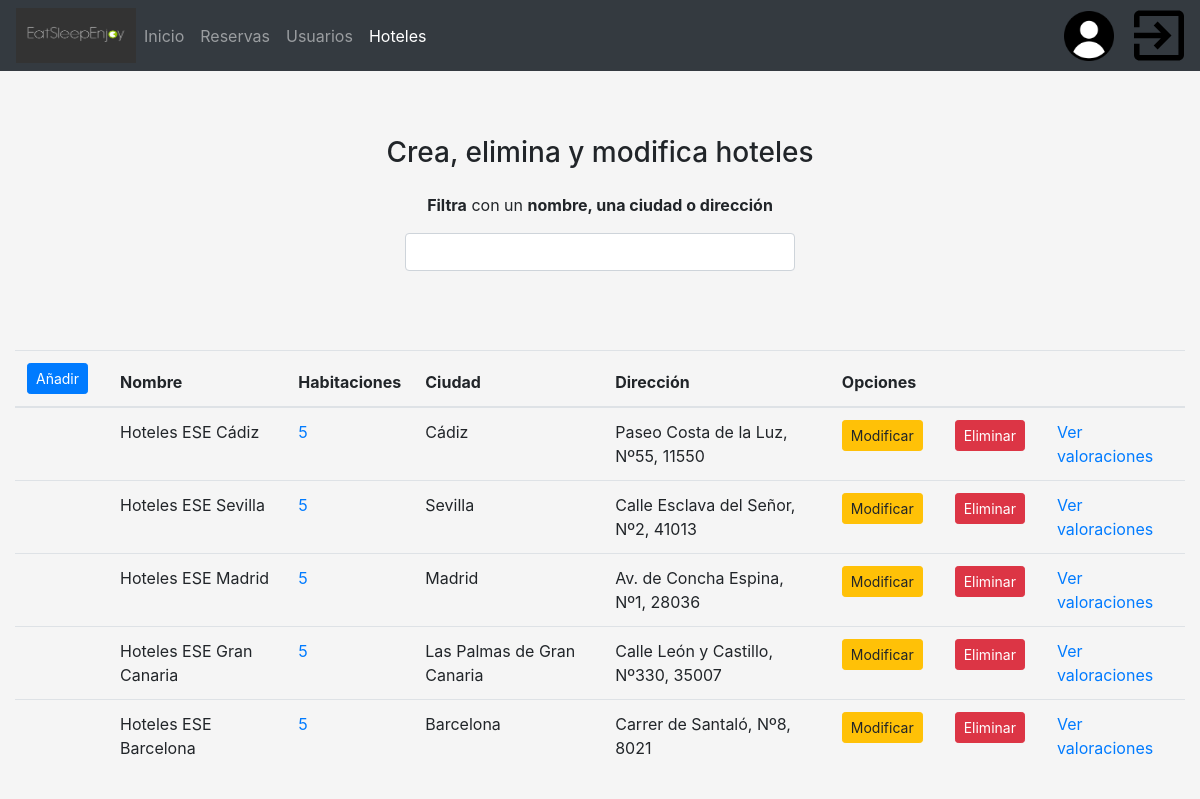
Screenshot of /Hito4/scripts/php/controller/verHoteles.php with the database file from the repository.
### tables this page shows
CREATE TABLE HOTELES (
    id                   INTEGER AUTO_INCREMENT NOT NULL PRIMARY KEY,
    nombre               VARCHAR(50) NOT NULL,
    descripcion          VARCHAR(1000),
    ciudad               VARCHAR(50) NOT NULL,
    calle                VARCHAR(50) NOT NULL,
    numero               INTEGER NOT NULL,
    cod_postal           INTEGER NOT NULL,
    estrellas            INTEGER NOT NULL,
    garaje               CHAR(1) NOT NULL,
    piscina              CHAR(1) NOT NULL,
    wifi                 CHAR(1) NOT NULL
);

### Hito4/scripts/php/controller/verHoteles.php (called while the page is built, shortened)
<?php
	require_once "../model/Hoteles.php";
	$data = Hoteles::devolverHoteles();
	include "../view/vistaHoteles.php";
?>

### Hito4/scripts/php/model/Hoteles.php (called while the page is built, shortened)
<?php
	class Hoteles {
		private $id;
		private $nombre;
		private $ciudad;
		private $calle;
		private $numero;
		private $cod_postal;
		function __construct($fila) {
			$this->id = $fila["id"];
			$this->nombre = $fila["nombre"];
			$this->ciudad = $fila["ciudad"];
			$this->calle = $fila["calle"];
			$this->numero = $fila["numero"];
			$this->cod_postal = $fila["cod_postal"];
		}
		public function getId() {
			return $this->id;
		}
		public function getNombre() {
			return $this->nombre;
		}
		public function getCiudad() {
			return $this->ciudad;
		}
		public function getDireccion() {
			return $this->calle.", Nº" . $this->numero.", " . $this->cod_postal;
		}
		public function getHabitaciones() {
			$conexion = Conexion::conexionBD();
			$sql = "SELECT COUNT(*) FROM habitaciones WHERE hoteles_id = '$this->id'";
			$resultado = $conexion->query($sql);
			$fila = $resultado->fetch();
			return $fila[0];
		}
		public static function devolverHoteles() {
			$conexion = Conexion::conexionBD();
			$sql = "SELECT * FROM hoteles";
			$resultado = $conexion->query($sql);
			$hoteles = [];
			while ($registros = $resultado->fetch()) {
				$hoteles[] = new Hoteles($registros);
			}
			return $hoteles;
		}
	}
?>

### Hito4/scripts/php/view/vistaHoteles.php (the view, shortened to what this page needs)
<!DOCTYPE html>
<html lang="es">
	<head>
		<link rel="stylesheet" type="text/css" href="../../../style/main.css">
		<link rel="stylesheet" type="text/css" href="../../../lib/bootstrap.min.css">
		<link rel="stylesheet" type="text/css" href="../../../lib/floating-labels.css">
	</head>
	<body>
		<main class="container-fluid">
			<header class="row">
				<nav class="navbar navbar-expand-sm navbar-dark bg-dark fixed-top col-md-12">
					<img src="../../../images/logo.jpg" width="120" height="55">
					<div class="collapse navbar-collapse" id="menu">
						<ul class="navbar-nav">
							<li class="nav-item">
								<a href="../view/vistaAdmin.php" class="nav-link">Inicio</a>
							</li>
							<li class="nav-item">
								<a href="./cargarReservas.php" class="nav-link" data-toggle="tooltip" data-html="true" title="Ver, modificar o borrar reservas realizadas y/o canceladas">Reservas</a>
							</li>
							<li class="nav-item">
								<a href="./verUsuarios.php" class="nav-link" data-toggle="tooltip" data-html="true" title="Ver, modificar o borrar usuarios">Usuarios</a>
							</li>
							<li class="nav-item active">
								<a href="./verHoteles.php" class="nav-link" data-toggle="tooltip" data-html="true" title="Ver, modificar o borrar hoteles">Hoteles</a>
							</li>
						</ul>
					</div>
					<a href="./setUsuario.php" data-toggle="tooltip" data-html="true" title="¡Hola <?php echo $_SESSION['usuario'];?>!">
						<img src="../../../images/usuario.png" width="50" height="50" id="usuario">
					</a>
					<a href="./cerrarSesion.php" data-toggle="tooltip" data-html="true" title="Cerrar sesión">
						<img src="../../../images/salir.svg" width="50" height="55">
					</a>
				</nav>
			</header>
			<header class="row justify-content-center mt-5 mb-4">
				<div class="col-md-12">
					<h3 class="text-center mt-5">Crea, elimina y modifica hoteles</h3>
					<form class="form-signin">
						<div class="form-group">
							<p class="text-center"><b>Filtra</b> con un <b>nombre, una ciudad o dirección</b></p>
							<input type="text" class="form-control filtro" autofocus>
						</div>
					</form>
				</div>
			</header>
			<section class="row justify-content-center mt-5">
				<div class="col-md-12">
					<div class="table-responsive">
						<table class="table">
							<thead>
								<tr>
								<th scope="col">
									<input class="btn btn-primary btn-sm mr-2 text-left" data-toggle="modal" data-target="#aniadir" type="button" value="Añadir">
								</th>
								<?php
									if ($data != null) {
								?>
								<th scope="col">Nombre</th>
								<th scope="col">Habitaciones</th>
								<th scope="col">Ciudad</th>
								<th scope="col">Dirección</th>
								<th scope="col" colspan="3">Opciones</th>
								<?php
									} else {
										echo "<p class='text-center'>No hay hoteles por el momento.</p>";
									}
								?>
							</tr>
						</thead>
						<tbody class="contenidobusqueda">
							<?php
								foreach ($data as $hoteles) {
							?>
							<tr>
								<td></td>
								<td><?=$hoteles->getNombre()?></td>
								<td>
									<a href="./verHabitaciones.php?idHotel=<?=base64_encode($hoteles->getId())?>">
										<?=$hoteles->getHabitaciones()?>
									</a>
								</td>
								<td><?=$hoteles->getCiudad()?></td>
								<td><?=$hoteles->getDireccion()?></td>
								<td>
									<a href="./buscarHotel.php?id=<?=base64_encode($hoteles->getId())?>">
										<input class="btn btn-warning btn-sm mr-2 text-left" data-toggle="modal" data-target="#modificar" type="button" value="Modificar">
									</a>
								</td>
								<td><input class="btn btn-danger btn-sm mr-2 text-left" data-toggle="modal" data-target="#eliminar" type="button" value="Eliminar"></td>
								<td>
									<a href="./cargarValoraciones.php?idHotel=<?=base64_encode($hoteles->getId())?>">Ver valoraciones</a>
								</td>
							</tr>
							<?php
								}
							?>
						</tbody>
					</table>
				</div>
			</section>
		</main>
	</body>
</html>

### Hito4/style/main.css (style rules this page uses)
a, span { cursor: pointer; }
img#usuario { margin-right: 20px; }
th, td { padding: 10px; }
table { margin: auto; }

### rows the page displays
hoteles: nombre "Hoteles ESE Cádiz", Habitaciones "5", ciudad "Cádiz", $hoteles->getDireccion() "Paseo Costa de la Luz, Nº55, 11550"
hoteles: nombre "Hoteles ESE Sevilla", Habitaciones "5", ciudad "Sevilla", $hoteles->getDireccion() "Calle Esclava del Señor, Nº2, 41013"
hoteles: nombre "Hoteles ESE Madrid", Habitaciones "5", ciudad "Madrid", $hoteles->getDireccion() "Av. de Concha Espina, Nº1, 28036"
hoteles: nombre "Hoteles ESE Gran Canaria", Habitaciones "5", ciudad "Las Palmas de Gran Canaria", $hoteles->getDireccion() "Calle León y Castillo, Nº330, 35007"
hoteles: nombre "Hoteles ESE Barcelona", Habitaciones "5", ciudad "Barcelona", $hoteles->getDireccion() "Carrer de Santaló, Nº8, 8021"
